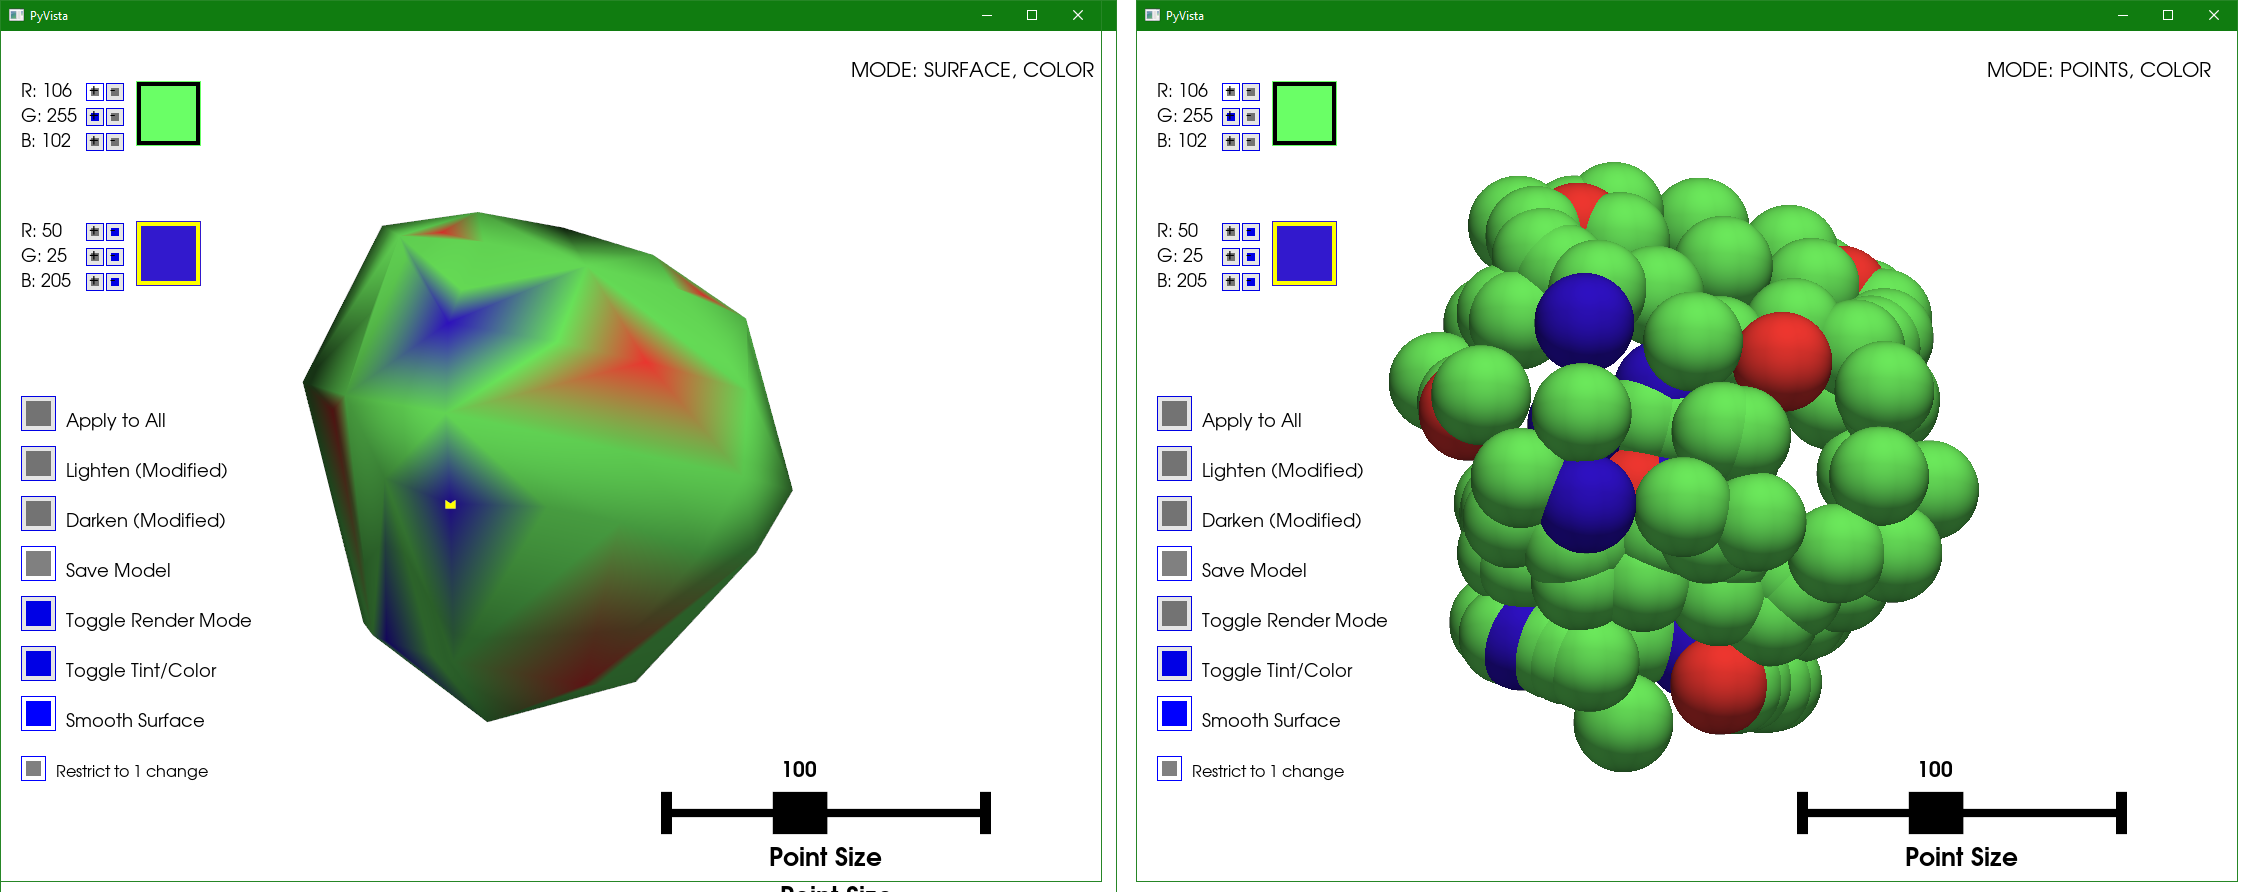

Here is the Python script that generated this plot:
import pyvista as pv
import numpy as np
import struct

# =========================
# FF7 MODEL LOADER
# =========================

def load_ff7_model(filename):
    with open(filename, 'rb') as f:
        data = bytearray(f.read())

        num_v = struct.unpack('<I', data[12:16])[0]
        num_n = struct.unpack('<I', data[16:20])[0]
        num_t = struct.unpack('<I', data[24:28])[0]
        num_c = struct.unpack('<I', data[28:32])[0]

        vertex_start = 128
        verts = np.frombuffer(
            data[vertex_start : vertex_start + (num_v * 12)],
            dtype=np.float32
        ).reshape(-1, 3)

        offset = 128 + (num_v * 12) + (num_n * 24) + (num_t * 8)
        color_raw = data[offset : offset + (num_c * 4)]
        color_data = np.frombuffer(color_raw, dtype=np.uint8).reshape(-1, 4)

        rgb = color_data[:, [2, 1, 0]].copy()

    return verts, rgb, data, offset, num_c


# =========================
# GLOBAL STATE
# =========================

FILE_NAME = "ruam"

verts, current_rgb, full_raw_data, color_offset, color_count = load_ff7_model(FILE_NAME)

original_rgb = current_rgb.copy()
modified_mask = np.zeros(color_count, dtype=bool)

colors = [
    np.array([156, 114, 102], dtype=np.int16),
    np.array([200, 150, 120], dtype=np.int16)
]

active_slot = 0
restrict_changes = False
edit_mode = "tint" 

point_size_val = 100.0
surface_smooth = True
render_mode = "points" 

plotter = pv.Plotter(window_size=[1100, 850])
plotter.background_color = "white"

cloud = pv.PolyData(verts)
cloud["colors"] = current_rgb

actor_name = "model"

# Pre-calculate surface geometry
_volume = cloud.delaunay_3d(alpha=0.0)
base_surface = _volume.extract_surface(algorithm="dataset_surface")


# =========================
# RENDER SYSTEM
# =========================

def refresh_mesh():
    plotter.remove_actor(actor_name)
    cloud["colors"] = current_rgb

    if render_mode == "points":
        plotter.add_mesh(
            cloud,
            scalars="colors",
            rgb=True,
            render_points_as_spheres=True,
            point_size=point_size_val,
            name=actor_name
        )
    else:
        updated_surface = base_surface.sample(cloud)
        plotter.add_mesh(
            updated_surface,
            scalars="colors",
            rgb=True,
            smooth_shading=surface_smooth,
            name=actor_name
        )
    update_mode_label()


def toggle_render_mode(state=None):
    global render_mode
    render_mode = "surface" if render_mode == "points" else "points"
    refresh_mesh()


def toggle_edit_mode(state=None):
    global edit_mode
    edit_mode = "color" if edit_mode == "tint" else "tint"
    refresh_mesh()


def toggle_smooth(state):
    global surface_smooth
    surface_smooth = state
    if render_mode == "surface":
        refresh_mesh()


def update_mode_label():
    plotter.add_text(
        f"MODE: {render_mode.upper()}, {edit_mode.upper()}",
        position=(850, 800),
        font_size=10,
        color="black",
        name="mode_label"
    )


# =========================
# COLOR UI
# =========================

def update_color_displays():
    gui_x = 20
    labels = ["R", "G", "B"]

    for i in range(2):
        y_offset = 780 if i == 0 else 640

        for c in range(3):
            y = y_offset - (c * 25)
            plotter.add_text(
                f"{labels[c]}: {colors[i][c]}",
                position=(gui_x, y),
                font_size=9,
                color="black",
                name=f"txt_{i}_{c}"
            )

        border = "yellow" if active_slot == i else "black"

        plotter.add_checkbox_button_widget(
            lambda b, idx=i: set_active_selection(idx),
            value=True,
            position=(135, y_offset - 45),
            size=65,
            color_on=colors[i].astype(float)/255.0,
            color_off=colors[i].astype(float)/255.0,
            background_color=border
        )


def adjust_rgb(slot, channel, delta):
    colors[slot][channel] = np.clip(colors[slot][channel] + delta, 0, 255)
    update_color_displays()


def set_active_selection(slot):
    global active_slot
    active_slot = slot
    update_color_displays()


# =========================
# ACTIONS
# =========================

def apply_to_all(state=None):
    global current_rgb
    chosen = colors[active_slot].astype(float)

    for i in range(color_count):
        if edit_mode == "tint":
            current_rgb[i] = np.clip(original_rgb[i] * (chosen / 255.0), 0, 255).astype(np.uint8)
        else:
            current_rgb[i] = chosen.astype(np.uint8)
        modified_mask[i] = True

    refresh_mesh()


def adjust_brightness(factor):
    indices = np.where(modified_mask)[0]
    for i in indices:
        current_rgb[i] = np.clip(current_rgb[i].astype(float) * factor, 0, 255).astype(np.uint8)
    refresh_mesh()


def toggle_restriction(state):
    global restrict_changes
    restrict_changes = state


def update_point_size(value):
    global point_size_val
    point_size_val = value
    if render_mode == "points":
        refresh_mesh()


def save_model(state=None):
    for i in range(color_count):
        pos = color_offset + (i * 4)
        full_raw_data[pos]     = int(current_rgb[i, 2])
        full_raw_data[pos + 1] = int(current_rgb[i, 1])
        full_raw_data[pos + 2] = int(current_rgb[i, 0])
        full_raw_data[pos + 3] = 255

    with open(f"{FILE_NAME}_modified.p", "wb") as f:
        f.write(full_raw_data)
    print("Export successful.")


# =========================
# INTERACTION
# =========================

def on_click(*args):
    if not args or args[0] is None:
        return
    
    # 1. FIND ALL DUPLICATE POINTS
    # We find indices within a tiny radius (0.01) to catch overlapping vertices
    target_pos = args[0]
    indices = cloud.find_cells_within_bounds([target_pos[0]-0.01, target_pos[0]+0.01, 
                                              target_pos[1]-0.01, target_pos[1]+0.01, 
                                              target_pos[2]-0.01, target_pos[2]+0.01])
    # More reliable way to find all points sharing the location:
    indices = cloud.find_closest_cell(target_pos) # Get the face
    # Let's use a simpler distance-based approach for all points:
    dists = np.linalg.norm(verts - target_pos, axis=1)
    affected_indices = np.where(dists < 0.05)[0] # Threshold for "same spot"

    if len(affected_indices) == 0:
        return

    print(f"--- CLICK: {edit_mode.upper()} MODE ---")
    print(f"Points Hit: {affected_indices}")
    
    chosen = colors[active_slot].astype(float)

    for idx in affected_indices:
        prev_val = current_rgb[idx].copy()
        
        if edit_mode == "tint":
            current_rgb[idx] = np.clip(original_rgb[idx] * (chosen / 255.0), 0, 255).astype(np.uint8)
        else:
            current_rgb[idx] = chosen.astype(np.uint8)

        print(f"Idx {idx}: {prev_val} -> {current_rgb[idx]}")
        modified_mask[idx] = True

    cloud["colors"] = current_rgb
    refresh_mesh()


# =========================
# UI BUILDER
# =========================

def build_static_ui():
    gui_x = 20

    for i in range(2):
        y_offset = 780 if i == 0 else 640
        for channel in range(3):
            y = y_offset - (channel * 25)
            plotter.add_checkbox_button_widget(
                lambda b, s=i, c=channel: adjust_rgb(s, c, 5),
                position=(gui_x + 65, y), size=18
            )
            plotter.add_text("+", position=(gui_x + 68, y + 2), font_size=8, color="black")

            plotter.add_checkbox_button_widget(
                lambda b, s=i, c=channel: adjust_rgb(s, c, -5),
                position=(gui_x + 85, y), size=18
            )
            plotter.add_text("-", position=(gui_x + 89, y + 2), font_size=8, color="black")

    y_base = 450

    plotter.add_checkbox_button_widget(lambda b: apply_to_all(), position=(gui_x, y_base), size=35)
    plotter.add_text("Apply to All", position=(gui_x + 45, y_base), font_size=9, color="black")

    plotter.add_checkbox_button_widget(lambda state: adjust_brightness(1.1), position=(gui_x, y_base - 50), size=35)
    plotter.add_text("Lighten (Modified)", position=(gui_x + 45, y_base - 50), font_size=9, color="black")

    plotter.add_checkbox_button_widget(lambda state: adjust_brightness(0.9), position=(gui_x, y_base - 100), size=35)
    plotter.add_text("Darken (Modified)", position=(gui_x + 45, y_base - 100), font_size=9, color="black")

    plotter.add_checkbox_button_widget(lambda b: save_model(), position=(gui_x, y_base - 150), size=35)
    plotter.add_text("Save Model", position=(gui_x + 45, y_base - 150), font_size=9, color="black")

    plotter.add_checkbox_button_widget(toggle_render_mode, position=(gui_x, y_base - 200), size=35)
    plotter.add_text("Toggle Render Mode", position=(gui_x + 45, y_base - 200), font_size=9, color="black")

    plotter.add_checkbox_button_widget(toggle_edit_mode, position=(gui_x, y_base - 250), size=35)
    plotter.add_text("Toggle Tint/Color", position=(gui_x + 45, y_base - 250), font_size=9, color="black")

    plotter.add_checkbox_button_widget(toggle_smooth, value=True, position=(gui_x, y_base - 300), size=35)
    plotter.add_text("Smooth Surface", position=(gui_x + 45, y_base - 300), font_size=9, color="black")

    plotter.add_checkbox_button_widget(toggle_restriction, value=restrict_changes, position=(gui_x, y_base - 350), size=25)
    plotter.add_text("Restrict to 1 change", position=(gui_x + 35, y_base - 350), font_size=8, color="black")

    plotter.add_slider_widget(update_point_size, [1, 250], value=100,
                              title="Point Size",
                              pointa=(0.6, 0.08), pointb=(0.9, 0.08), color="black")

# =========================
# RUN
# =========================

refresh_mesh()
build_static_ui()
update_color_displays()

plotter.enable_point_picking(callback=on_click, show_message=False, color="yellow")
plotter.show()
